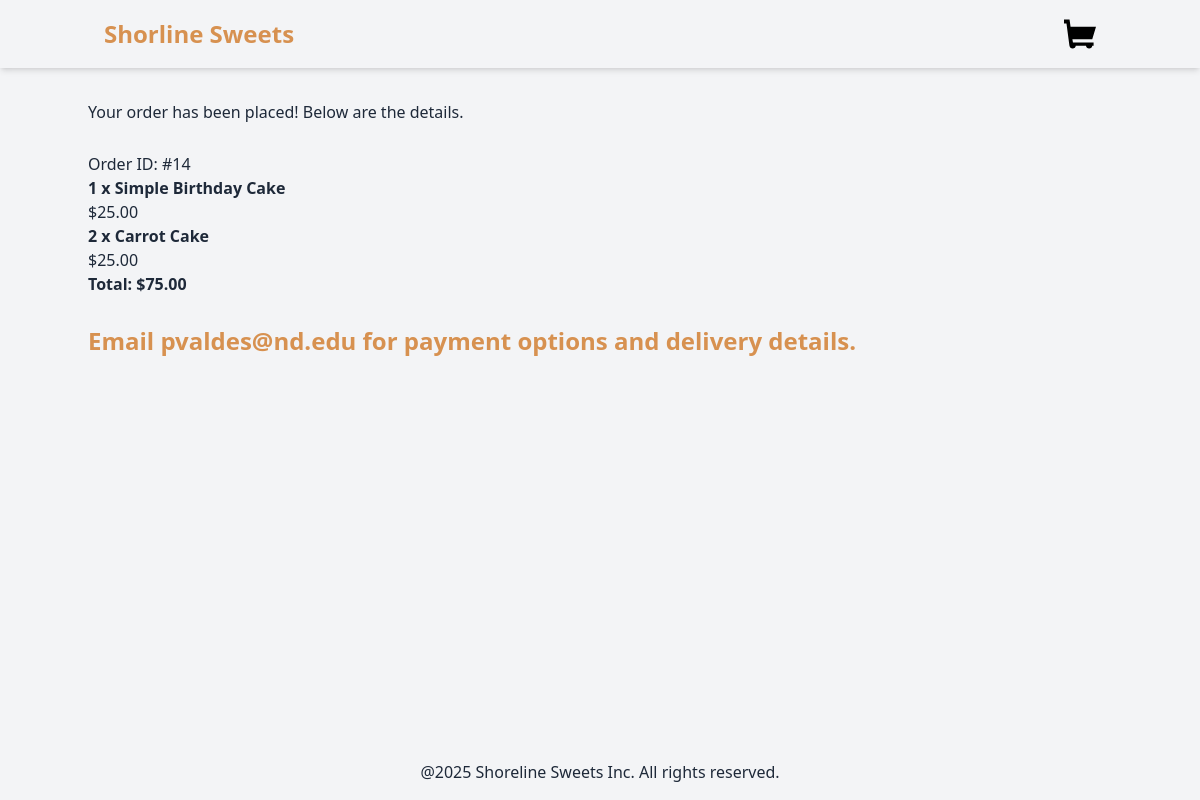
Screenshot of /orders/confirmation/14 with the database file from the repository.
### orders/models.py (models this page shows)
class Order(models.Model):
    full_name = models.CharField(max_length=250)
    email = models.EmailField()
    shipping_address = models.CharField(max_length=250)
    created_at = models.DateTimeField(auto_now_add=True)
    updated_at = models.DateTimeField(auto_now=True)
    paid = models.BooleanField(default=False)
    def get_total_cost(self):
        return sum(item.get_cost() for item in self.items.all())

class OrderItem(models.Model):
    order = models.ForeignKey(Order, related_name="items", on_delete=models.CASCADE)
    product = models.ForeignKey(Product, related_name="order_items", on_delete=models.CASCADE)
    price = models.DecimalField(max_digits=10, decimal_places=2)
    quantity = models.PositiveIntegerField(default=1)
    def get_cost(self):
        return self.price * self.quantity

### products/models.py (models this page shows, shortened)
class Product(models.Model):
    category = models.ForeignKey(Category, related_name='products', on_delete=models.CASCADE)
    name = models.CharField(max_length=250)
    slug = models.SlugField(max_length=250)
    description = models.TextField(blank=True)
    price = models.DecimalField(max_digits=10, decimal_places=2)
    available = models.BooleanField(default= True)
    created = models.DateTimeField(auto_now_add=True)
    updated = models.DateTimeField(auto_now=True)
    image = models.ImageField(upload_to='products', blank=True, null=True)

### orders/views.py (the view)
# urls.py: path("confirmation/<int:order_id>", order_confirmation, name="order_confirmation")
def order_confirmation(request, order_id):
    order = get_object_or_404(Order, id=order_id)
    return render(request, "orders/order_confirmation.html", {"order":order})

### orders/templates/orders/order_confirmation.html (shortened to what this page needs)
{% extends "base.html" %}
{%block content%}
<h2 style="margin-bottom: .75cm;">Your order has been placed! Below are the details.</h2>
<h3>Order ID: #{{order.id}}</h3>
<ul>
    {%for item in order.items.all%}
    <li>
        <strong>{{item.quantity}} x {{item.product.name}}</strong>
        <br>
        <span>${{item.price}}</span>
    </li>
    {%endfor%}
    <ul>
        <p style="font-weight: 550; margin-bottom: .75cm;">Total: ${{order.get_total_cost}}</p>
<p style="font-weight: bolder; color: rgb(215, 145, 80);" class="text-2xl">Email pvaldes@nd.edu for payment options and delivery details.</p>
{%endblock%}

### rows the page displays
Order: id "14", get_total_cost "75.00"
OrderItem: quantity "1", product.name "Simple Birthday Cake", price "25.00"
OrderItem: quantity "2", product.name "Carrot Cake", price "25.00"
